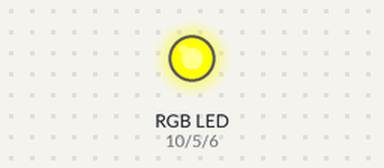
Bench run of a sketch on a simulated Arduino Uno, built with avr-gcc and run on an emulated ATmega328P. On the bench: an RGB LED mixed from three pins (HIGH = lit).

Above: at 1.1 s.
At 28.0 s:
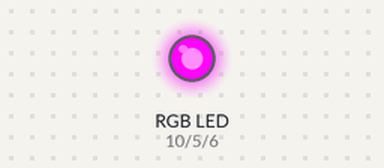
Timing chart, 0 to 40.0 s (numbered marks = the images above):
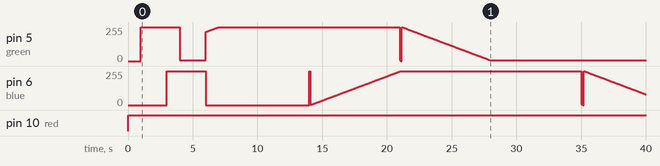

The sketch:

rainbow.ino
```cpp
  int red = 10;
  int blue = 6;
  int green = 5;
  float segment = 1000;

void setup() {
  Serial.begin(9600);
  pinMode(5,OUTPUT);  //green
  pinMode(6,OUTPUT);  //blue
  pinMode(10,OUTPUT); //red

}

void loop() {
  digitalWrite(red,HIGH);
  while(millis() < segment)
  {
    analogWrite(green, millis() * 255/segment);
  }
  while(millis() < 2*segment)
  {
    analogWrite(red, HIGH - millis() * 255/segment);
  }
  while(millis() < 3*segment)
  {
    analogWrite(blue, millis() * 255/segment);
  }
  while(millis() < 4*segment)
  {
    analogWrite(green, HIGH - millis() * 255/segment);
  }
  while(millis() < 5*segment)
  {
    analogWrite(red, millis() * 255/segment);
  }
  while(millis() < 6*segment)
  {
    analogWrite(blue, HIGH - millis() * 255/segment);
  }
  digitalWrite(red,LOW);
  digitalWrite(blue,LOW);
  digitalWrite(green,LOW);
  segment += 6*segment;

}
```

Measured:
- by itself, pin 10 (red): LOW → HIGH at 0.00 s
